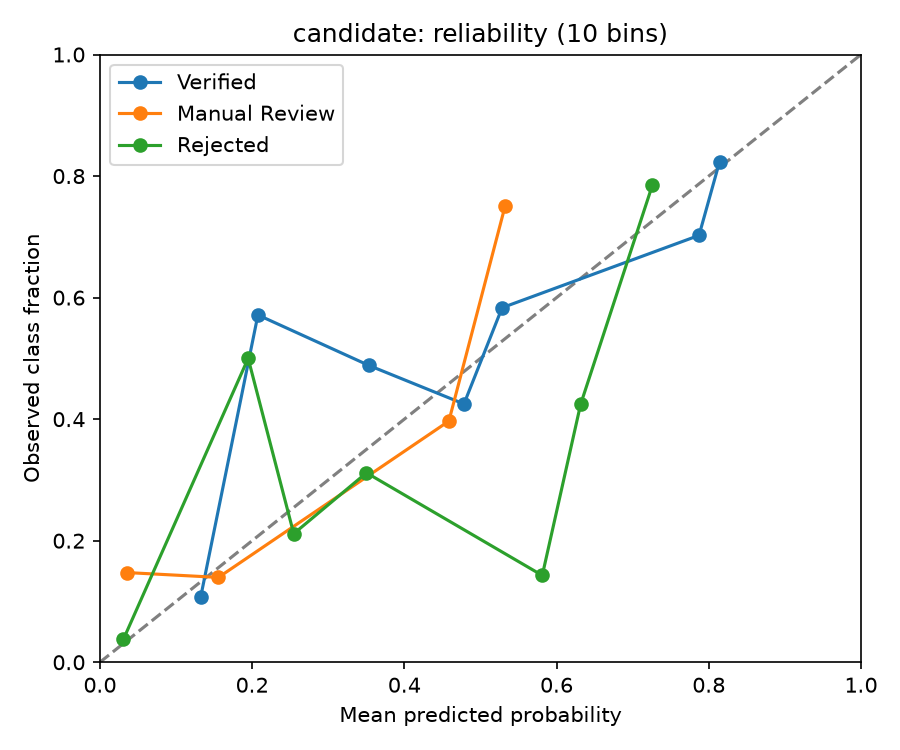
#> input picture ai-service/ml/experiments/v3/candidate_calibration.png, 900 x 750 px
$ python calibrate_ocr_template.py ../ml/experiments/v3/candidate_calibration.png --type drivers_licence   (older library calls are emulated)
#> lines starting #> are read from the running program, lines starting #| are printed output that depends on the picture; after the words box and inside, x2 and y2 are one past the last pixel; in counts of white or black regions, pixels touching at a corner belong together
### ai-service/services/imageQualityService.py
import os

import cv2
import numpy as np


# Defaults suited to identity documents (OCR needs sharper text)
BLUR_THRESHOLD = 40.0
BRIGHTNESS_MIN = 40.0
BRIGHTNESS_MAX = 220.0
CONTRAST_THRESHOLD = 25.0

# Very soft limits for webcam / laptop selfies (face match + liveness, not OCR)
SELFIE_BLUR_THRESHOLD = 2.0
SELFIE_BRIGHTNESS_MIN = 10.0
SELFIE_BRIGHTNESS_MAX = 245.0
SELFIE_CONTRAST_THRESHOLD = 2.0

DOCUMENT_BLUR_THRESHOLD = 70.0


def _env_float(name, default):
    try:
        return float(os.environ.get(name, default))
    except (TypeError, ValueError):
        return float(default)


# Sharpness needed per document kind, measured on the located document at its
# native size (Laplacian variance). A passport data page is matte with fine
# print and a driving licence has small text on a busy background, so both
# legitimately score lower than a national ID with large bold text.
# Override with OCR_BLUR_THRESHOLD_NATIONAL_ID / _PASSPORT / _DRIVERS_LICENCE.
# Deliberately low while the capture flow is being tested across phones: a
# located card that reads at all scores well above these. Raise per kind via
# the env vars once real photos have been collected.
DOCUMENT_BLUR_THRESHOLDS = {
    'national_id': _env_float('OCR_BLUR_THRESHOLD_NATIONAL_ID', 25.0),
    'passport': _env_float('OCR_BLUR_THRESHOLD_PASSPORT', 20.0),
    'drivers_licence': _env_float('OCR_BLUR_THRESHOLD_DRIVERS_LICENCE', 20.0),
}

# Brightness/contrast limits for a located document. They used to be judged on
# the whole frame (desk included); a white card in good light legitimately
# averages 230+, so the frame-level 'too bright' limit blocked good photos.
DOCUMENT_BRIGHTNESS_MIN = _env_float('OCR_DOC_BRIGHTNESS_MIN', 30.0)
DOCUMENT_BRIGHTNESS_MAX = _env_float('OCR_DOC_BRIGHTNESS_MAX', 248.0)
DOCUMENT_CONTRAST_THRESHOLD = _env_float('OCR_DOC_CONTRAST_THRESHOLD', 12.0)


# [9 lines left out: function normalise_document_kind, not called in this run]


# A located document scoring between SOFT_BLUR_FACTOR x threshold and the
# threshold is passed with a warning rather than blocked: the OCR stage has
# check-digit MRZ reading, multi-pass crops and its own retake path, so it is
# better placed to decide than a single number at capture time.
SOFT_BLUR_FACTOR = _env_float('OCR_SOFT_BLUR_FACTOR', 0.6)


def document_blur_threshold(kind=None):
    """Blur threshold for a document kind (national ID limit when unknown)."""
    return DOCUMENT_BLUR_THRESHOLDS.get(normalise_document_kind(kind) or 'national_id', DOCUMENT_BLUR_THRESHOLD)


# [162 lines left out: functions locate_document_region, thresholds_for_purpose, _center_region, compute_blur_score, compute_brightness_score, compute_contrast_score and 1 more, not called in this run]

### ai-service/scripts/calibrate_ocr_template.py
"""
Calibrate OCR field templates by drawing rectangles on a document photo.

Usage:
  python scripts/calibrate_ocr_template.py path/to/photo.jpg --type passport --warp --write
  python scripts/calibrate_ocr_template.py path/to/warped.jpg --type id_v1_full_name --write

--warp runs the same perspective correction as live OCR (outputs 1000x630 when
the card edges are found). Use a photo of the FULL card, not a cropped field.

Mouse: click-drag a box over the current field (auto-advances on release)
If --warp cannot find the card, click the 4 corners of the card first
  (top-left, top-right, bottom-right, bottom-left), then draw field boxes.
Keys (field boxes):
  u  undo last field
  r  redraw current field
  q  print JSON and quit (also writes the file if --write)
"""

import argparse
import json
import os
import sys

import cv2
import numpy as np

ROOT = os.path.dirname(os.path.dirname(os.path.abspath(__file__)))
sys.path.insert(0, ROOT)
TEMPLATES_PATH = os.path.join(ROOT, 'config', 'ocr_templates.json')

FIELDS_BY_TYPE = {
    'passport': ['surname', 'given_names', 'passport_no', 'date_of_birth', 'date_of_expiry'],
    'id_v1_full_name': ['full_names', 'id_number', 'date_of_birth'],
    'id_v2_surname_given': [
        'surname', 'given_names', 'id_number', 'date_of_birth', 'date_of_expiry',
    ],
    'id_back': ['id_number'],
    'id_back_v1': ['id_number'],
    'id_back_v2': ['id_number'],
    'drivers_licence': ['surname', 'other_names', 'id_number', 'date_of_birth', 'date_of_expiry'],
}

WINDOW = 'OCR template calibration'
CORNER_WINDOW = 'Click card corners'
CORNER_LABELS = ('top-left', 'top-right', 'bottom-right', 'bottom-left')


def _screen_size():
    try:
        import ctypes
        return int(ctypes.windll.user32.GetSystemMetrics(0)), int(ctypes.windll.user32.GetSystemMetrics(1))
    except Exception:
        return 1280, 720


def _fit_display_size(width, height):
    """Scale so the whole image fits on screen (OpenCV AUTOSIZE windows do not scroll)."""
    screen_w, screen_h = _screen_size()
    max_w = max(int(screen_w * 0.92), 400)
    max_h = max(int(screen_h * 0.78), 300)
    scale = min(1.0, max_w / float(width), max_h / float(height))
    return scale, (max(int(round(width * scale)), 1), max(int(round(height * scale)), 1))


class CornerPicker:
    # [61 lines left out: functions __init__, on_mouse, _display_image, run, not called in this run]


class Calibrator:
    def __init__(self, image, fields):
        self.original = image
        self.fields = list(fields)
        self.boxes = {}
        self.index = 0
        self.dragging = False
        self.start = None
        self.current_rect = None
        h, w = image.shape[:2]
        self.scale, self.display_size = _fit_display_size(w, h)

    def current_field(self):
        if self.index >= len(self.fields):
            return None
        return self.fields[self.index]

    def _display_image(self):
        frame = cv2.resize(self.original, self.display_size, interpolation=cv2.INTER_AREA)
        h, w = self.original.shape[:2]
        for name, box in self.boxes.items():
            x1, y1, x2, y2 = _norm_to_display(box, w, h, self.scale)
            cv2.rectangle(frame, (x1, y1), (x2, y2), (0, 200, 0), 2)
            cv2.putText(frame, name, (x1, max(y1 - 6, 14)), cv2.FONT_HERSHEY_SIMPLEX, 0.5, (0, 200, 0), 1)
        if self.current_rect is not None:
            (x1, y1), (x2, y2) = self.current_rect
            cv2.rectangle(frame, (x1, y1), (x2, y2), (0, 255, 255), 2)
        field = self.current_field()
        status = f'{field}  ({self.index + 1}/{len(self.fields)})' if field else 'done — press q'
        cv2.putText(frame, status, (10, 24), cv2.FONT_HERSHEY_SIMPLEX, 0.7, (0, 0, 255), 2)
        return frame

    # [42 lines left out: functions on_mouse, _commit_current, undo, not called in this run]

    def run(self):
        cv2.namedWindow(WINDOW, cv2.WINDOW_AUTOSIZE)
        cv2.setMouseCallback(WINDOW, self.on_mouse)
        print('Draw a box for each field. u=undo  r=redraw  q=finish')
        while True:
            cv2.imshow(WINDOW, self._display_image())
            key = cv2.waitKey(20) & 0xFF
            if key == ord('q'):
                break
            if key == ord('u'):
                self.undo()
            if key == ord('r'):
                field = self.current_field()
                if field:
                    self.current_rect = None
        cv2.destroyAllWindows()
        return {name: self.boxes[name] for name in self.fields if name in self.boxes}


# [32 lines left out: functions _display_to_norm, _norm_to_display, _merge_and_write, not called in this run]


def _prepare_image(image, warp, save_warped):
    from services.documentPreprocessService import DEFAULT_OUTPUT_SIZE, correct_perspective, warp_quad

    if not warp:
        h, w = image.shape[:2]
        print(f'using image as-is {w}x{h} (pass --warp to flatten to {DEFAULT_OUTPUT_SIZE[0]}x{DEFAULT_OUTPUT_SIZE[1]})')
        return image

    warped, applied = correct_perspective(image, DEFAULT_OUTPUT_SIZE)
    if applied:
        h, w = warped.shape[:2]
        print(f'perspective correction applied → {w}x{h}')
    else:
        print('could not find card edges automatically. Click the 4 corners of the card.')
        corners = CornerPicker(image).run()
        if corners is None:
            h, w = image.shape[:2]
            print(f'no corners selected; using original {w}x{h}')
            warped = image
        else:
            warped = warp_quad(image, corners, DEFAULT_OUTPUT_SIZE)
            h, w = warped.shape[:2]
            print(f'perspective correction from clicked corners → {w}x{h}')
    if save_warped:
        ok = cv2.imwrite(save_warped, warped)
        if ok:
            print(f'saved warped image to {save_warped}')
        else:
            print(f'failed to write {save_warped}', file=sys.stderr)
    return warped


def main():
    parser = argparse.ArgumentParser(description='Draw OCR template boxes on a document photo')
    parser.add_argument('image', help='Path to a full-card photo or already-warped image')
    parser.add_argument('--type', required=True, choices=sorted(FIELDS_BY_TYPE), help='Document type key')
    parser.add_argument('--write', action='store_true', help=f'Merge boxes into {TEMPLATES_PATH}')
    parser.add_argument(
        '--warp',
        action='store_true',
        help='Flatten the card the same way live OCR does (1000x630 when edges are found)',
    )
    parser.add_argument('--save-warped', metavar='PATH', help='Write the warped image to this path')
    args = parser.parse_args()

    image = cv2.imread(args.image)
#> image is the input picture: shape (750, 900, 3); mean B, G, R 247, 247.9, 247.1
    if image is None:
        print(f'could not read image: {args.image}', file=sys.stderr)
        return 1

    image = _prepare_image(image, args.warp, args.save_warped)
#| using image as-is 900x750 (pass --warp to flatten to 1000x630)
    boxes = Calibrator(image, FIELDS_BY_TYPE[args.type]).run()
#> in _display_image, `frame = cv2.resize(self.original, self.display_size, interpolation=cv2..`:
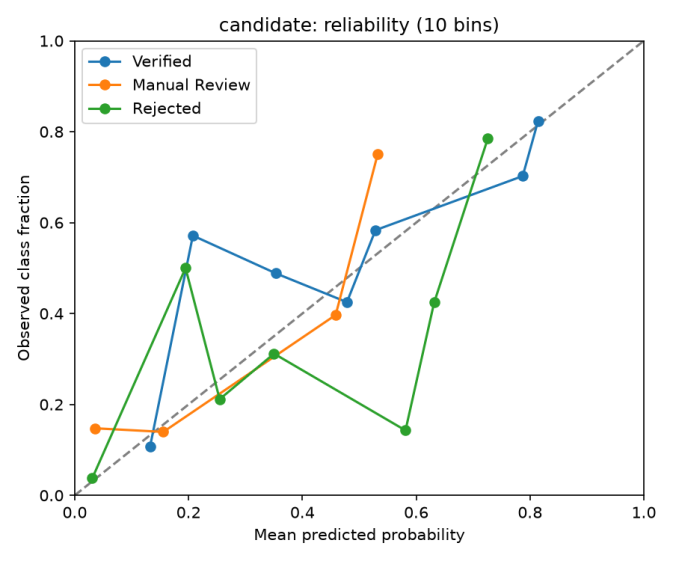
#> frame: shape (561, 673, 3); mean B, G, R 247, 247.9, 247.1
#> in _display_image, `cv2.putText(frame, status, (10, 24), cv2.FONT_HERSHEY_SIMPLEX, 0.7, (0..`:
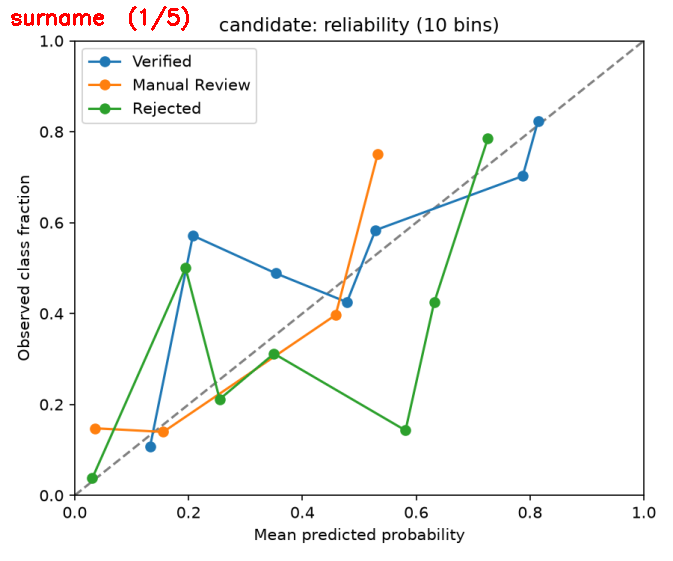
#> frame: shape (561, 673, 3); 0.28% of pixels changed, all inside (x1, y1, x2, y2) = (11, 6, 189, 31)
#> (key q is pressed here)
#> boxes = 0 items
    payload = {args.type: boxes}
    print('\nPaste into config/ocr_templates.json:\n')
    print(json.dumps(payload, indent=2))
#| {
#|   "drivers_licence": {}
#| }
    if args.write:
        _merge_and_write(args.type, boxes)
    return 0


if __name__ == '__main__':
    raise SystemExit(main())
#> (the program exits here)

$ run again, on ai-service/ml/experiments/v3/incumbent_calibration.png
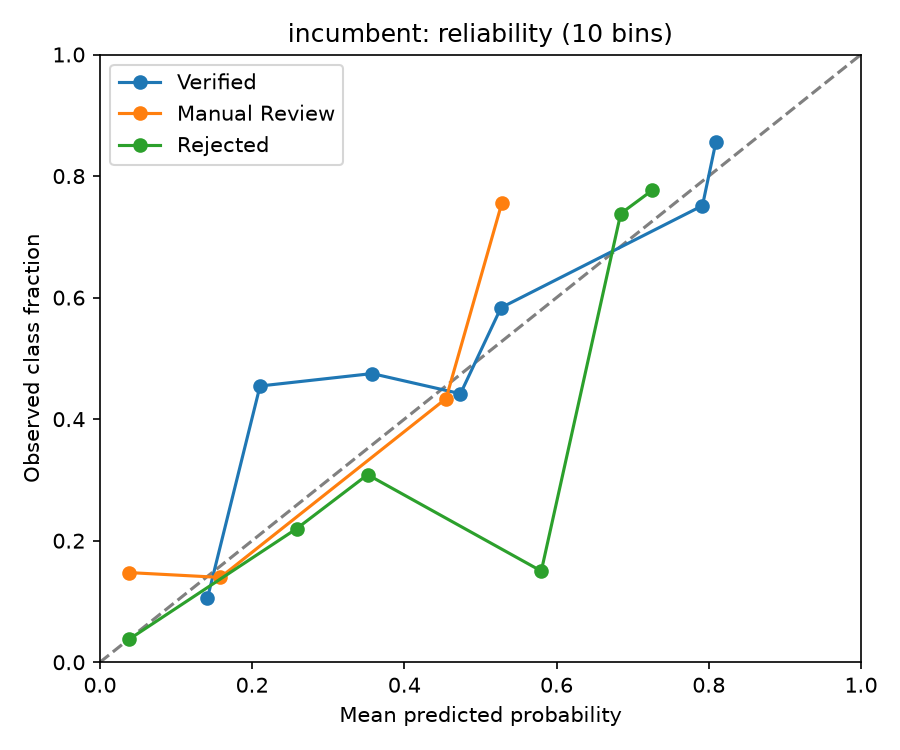
#> input picture ai-service/ml/experiments/v3/incumbent_calibration.png, 900 x 750 px
#> in main, image is the input picture: shape (750, 900, 3); mean B, G, R 247.4, 248.1, 247.5
#| using image as-is 900x750 (pass --warp to flatten to 1000x630)
#> in _display_image, `frame = cv2.resize(self.original, self.display_size, interpolation=cv2..`:
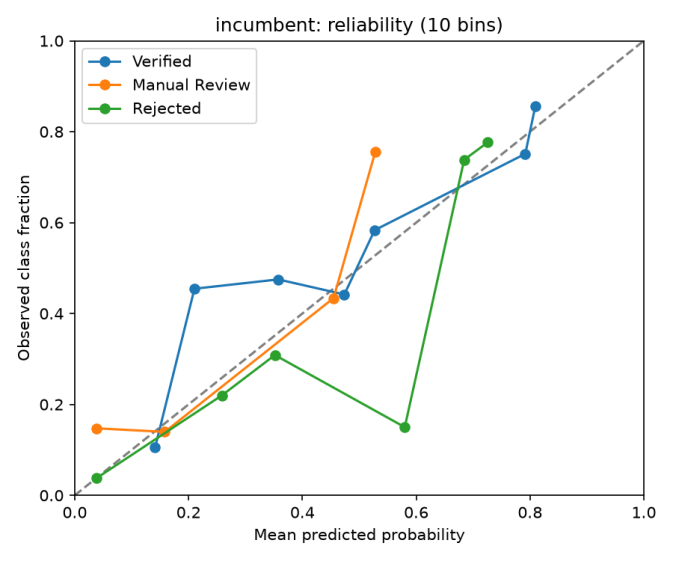
#> frame: shape (561, 673, 3); mean B, G, R 247.4, 248.1, 247.5
#> in _display_image, `cv2.putText(frame, status, (10, 24), cv2.FONT_HERSHEY_SIMPLEX, 0.7, (0..`:
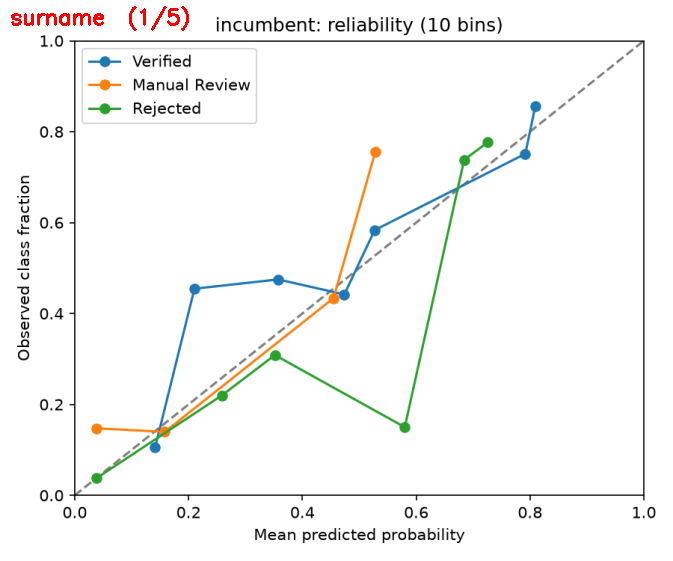
#> frame: shape (561, 673, 3); 0.28% of pixels changed, all inside (x1, y1, x2, y2) = (11, 6, 189, 31)
#> boxes = 0 items
#| {
#|   "drivers_licence": {}
#| }

$ run again, on ai-service/ml/experiments/v3/incumbent_confusion_matrix.png
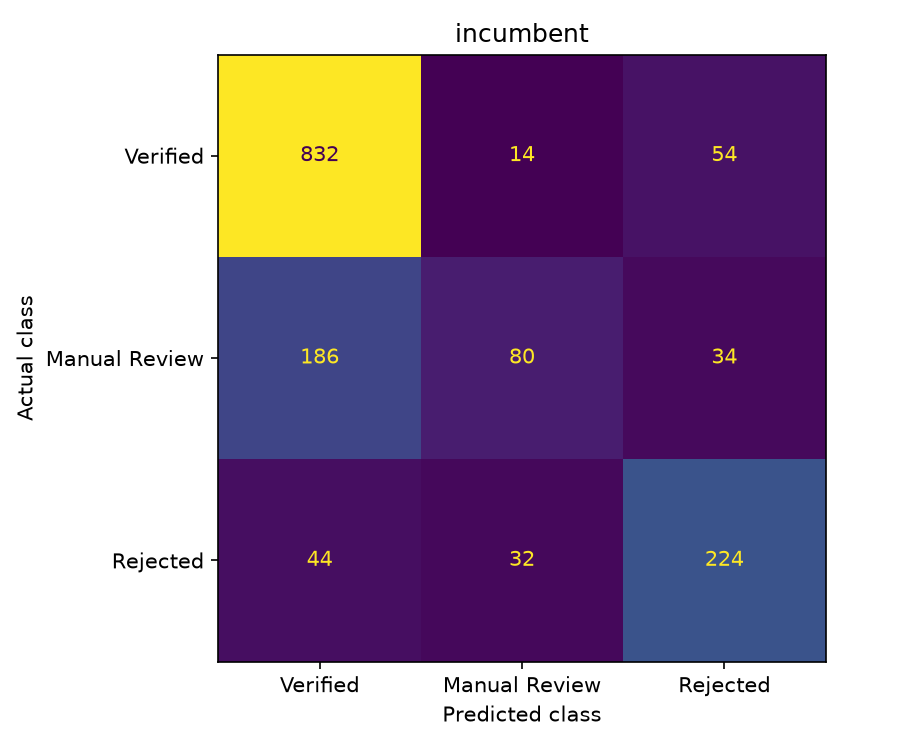
#> input picture ai-service/ml/experiments/v3/incumbent_confusion_matrix.png, 900 x 750 px
#> in main, image is the input picture: shape (750, 900, 3); mean B, G, R 166.3, 141, 161.1
#| using image as-is 900x750 (pass --warp to flatten to 1000x630)
#> in _display_image, `cv2.putText(frame, status, (10, 24), cv2.FONT_HERSHEY_SIMPLEX, 0.7, (0..`:
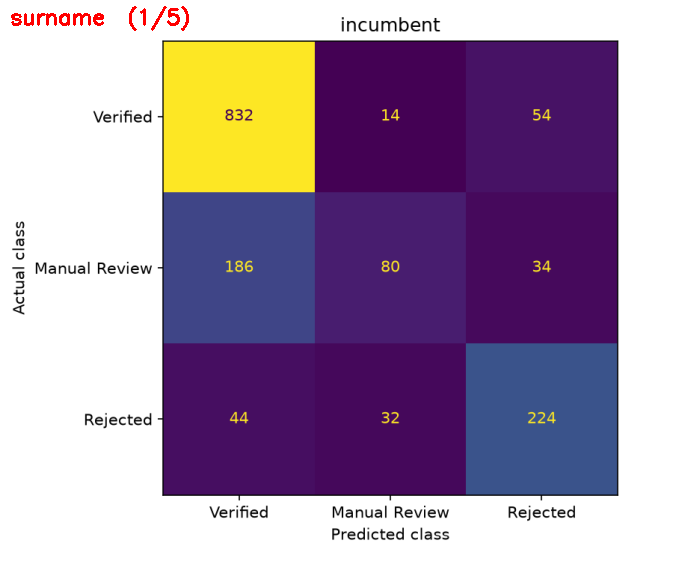
#> frame: shape (561, 673, 3); mean B, G, R 165.6, 140.3, 161.1
#> boxes = 0 items
#| {
#|   "drivers_licence": {}
#| }

$ run again, on ai-service/ml/experiments/v3/svm_permutation_importance.png
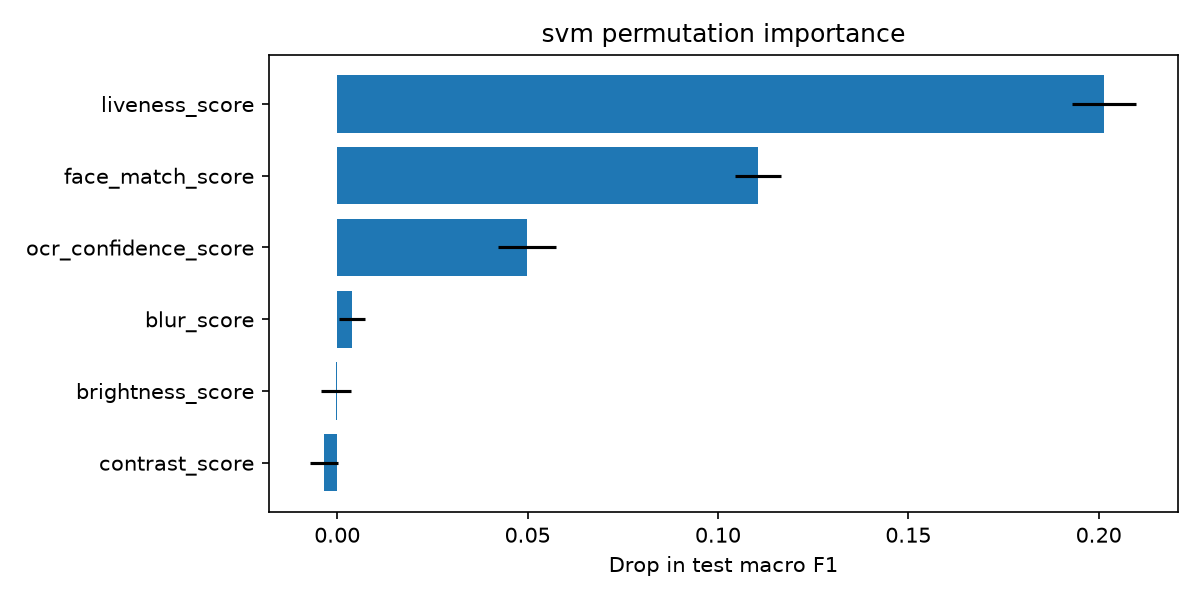
#> input picture ai-service/ml/experiments/v3/svm_permutation_importance.png, 1200 x 600 px
#> in main, image is the input picture: shape (600, 1200, 3); mean B, G, R 241.8, 235, 225.1
#| using image as-is 1200x600 (pass --warp to flatten to 1000x630)
#> in _display_image, `cv2.putText(frame, status, (10, 24), cv2.FONT_HERSHEY_SIMPLEX, 0.7, (0..`:
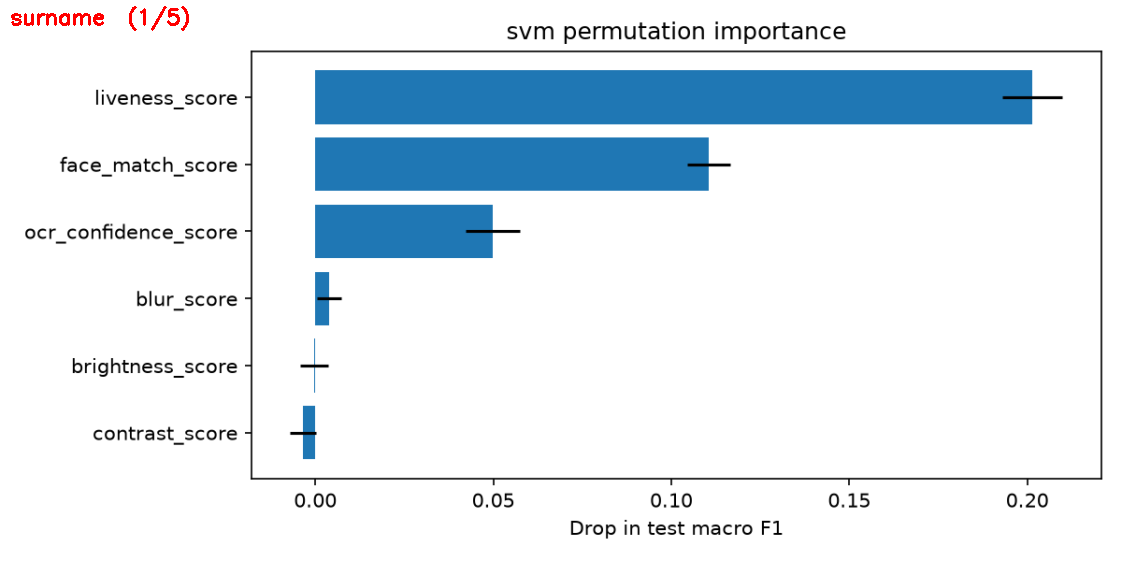
#> frame: shape (561, 1122, 3); mean B, G, R 241.4, 234.5, 225.1
#> boxes = 0 items
#| {
#|   "drivers_licence": {}
#| }
